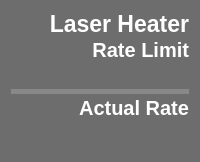
              <widget class="PyDMFrame" name="Device_LHS_Frame">
               <property name="minimumSize">
                <size>
                 <width>0</width>
                 <height>162</height>
                </size>
               </property>
               <property name="maximumSize">
                <size>
                 <width>270</width>
                 <height>250</height>
                </size>
               </property>
               <property name="toolTip">
                <string/>
               </property>
               <property name="styleSheet">
                <string notr="true">QFrame{
background-color: rgb(109, 109, 109);
border-bottom-left-radius: 15px;
border-bottom-right-radius: 15px;
border-top-left-radius: 15px;
border-top-right-radius: 15px;
}</string>
               </property>
               <property name="alarmSensitiveContent" stdset="0">
                <bool>true</bool>
               </property>
               <property name="alarmSensitiveBorder" stdset="0">
                <bool>true</bool>
               </property>
               <property name="channel" stdset="0">
                <string>ca://IOC:BSY0:MP01:LHSHUT_RATE</string>
               </property>
               <layout class="QVBoxLayout" name="verticalLayout_3">
                <property name="spacing">
                 <number>0</number>
                </property>
                <item>
                 <widget class="QLabel" name="Device_LHS_Title">
                  <property name="font">
                   <font>
                    <pointsize>17</pointsize>
                    <weight>75</weight>
                    <bold>true</bold>
                   </font>
                  </property>
                  <property name="styleSheet">
                   <string notr="true">color: rgb(255, 255, 255);</string>
                  </property>
                  <property name="text">
                   <string>Laser Heater</string>
                  </property>
                  <property name="alignment">
                   <set>Qt::AlignRight|Qt::AlignTop|Qt::AlignTrailing</set>
                  </property>
                 </widget>
                </item>
                <item>
                 <widget class="QLabel" name="Device_LHS_RL_Title">
                  <property name="font">
                   <font>
                    <pointsize>15</pointsize>
                    <weight>75</weight>
                    <bold>true</bold>
                   </font>
                  </property>
                  <property name="styleSheet">
                   <string notr="true">border: 0px;
color: rgb(255, 255, 255);</string>
                  </property>
                  <property name="text">
                   <string>Rate Limit</string>
                  </property>
                  <property name="alignment">
                   <set>Qt::AlignBottom|Qt::AlignRight|Qt::AlignTrailing</set>
                  </property>
                 </widget>
                </item>
                <item>
                 <widget class="PyDMLabel" name="Device_LHS_RL_Num">
                  <property name="font">
                   <font>
                    <family>Sans Serif</family>
                    <pointsize>15</pointsize>
                    <weight>75</weight>
                    <italic>false</italic>
                    <bold>true</bold>
                   </font>
                  </property>
                  <property name="toolTip">
                   <string/>
                  </property>
                  <property name="styleSheet">
                   <string notr="true">color: rgb(255, 255, 255);</string>
                  </property>
                  <property name="alignment">
                   <set>Qt::AlignRight|Qt::AlignTrailing|Qt::AlignVCenter</set>
                  </property>
                  <property name="rules" stdset="0">
                   <string>[{&quot;name&quot;: &quot;Add Hz&quot;, &quot;property&quot;: &quot;Text&quot;, &quot;initial_value&quot;: &quot;&quot;, &quot;expression&quot;: &quot;str(ch[0]) + ' Hz'&quot;, &quot;channels&quot;: [{&quot;channel&quot;: &quot;ca://IOC:BSY0:MP01:LHSHUT_MEASRATE&quot;, &quot;trigger&quot;: true, &quot;use_enum&quot;: true}]}]</string>
                  </property>
                  <property name="alarmSensitiveBorder" stdset="0">
                   <bool>false</bool>
                  </property>
                  <property name="channel" stdset="0">
                   <string>ca://IOC:BSY0:MP01:LHSHUT_MEASRATE</string>
                  </property>
                 </widget>
                </item>
                <item>
                 <widget class="PyDMDrawingLine" name="Device_LHS_Line">
                  <property name="maximumSize">
                   <size>
                    <width>16777215</width>
                    <height>5</height>
                   </size>
                  </property>
                  <property name="toolTip">
                   <string/>
                  </property>
                  <property name="styleSheet">
                   <string notr="true">background-color: rgb(136, 136, 136);
</string>
                  </property>
                 </widget>
                </item>
                <item>
                 <widget class="QLabel" name="Device_LHS_AR_Title">
                  <property name="font">
                   <font>
                    <pointsize>15</pointsize>
                    <weight>75</weight>
                    <bold>true</bold>
                   </font>
                  </property>
                  <property name="styleSheet">
                   <string notr="true">color: rgb(255, 255, 255);</string>
                  </property>
                  <property name="text">
                   <string>Actual Rate</string>
                  </property>
                  <property name="alignment">
                   <set>Qt::AlignBottom|Qt::AlignRight|Qt::AlignTrailing</set>
                  </property>
                 </widget>
                </item>
                <item>
                 <widget class="PyDMLabel" name="Device_LHS_AR_Num">
                  <property name="font">
                   <font>
                    <family>Sans Serif</family>
                    <pointsize>17</pointsize>
                    <weight>75</weight>
                    <italic>false</italic>
                    <bold>true</bold>
                   </font>
                  </property>
                  <property name="toolTip">
                   <string/>
                  </property>
                  <property name="styleSheet">
                   <string notr="true">border: 0px;</string>
                  </property>
                  <property name="alignment">
                   <set>Qt::AlignRight|Qt::AlignTrailing|Qt::AlignVCenter</set>
                  </property>
                  <property name="showUnits" stdset="0">
                   <bool>true</bool>
                  </property>
                  <property name="alarmSensitiveContent" stdset="0">
                   <bool>true</bool>
                  </property>
                  <property name="alarmSensitiveBorder" stdset="0">
                   <bool>false</bool>
                  </property>
                  <property name="channel" stdset="0">
                   <string>ca://IOC:BSY0:MP01:LHSHUT_RATE</string>
                  </property>
                 </widget>
                </item>
               </layout>
              </widget>
